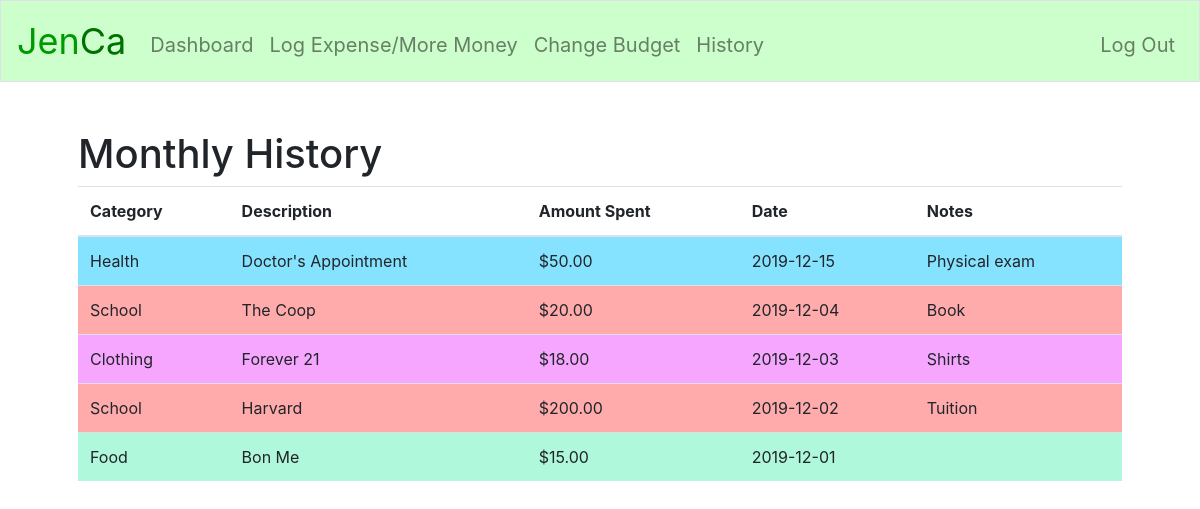
Page /history (signed in) on the committed database.
### tables this page shows
CREATE TABLE 'expenses' (user_id INTEGER NOT NULL, cost INTEGER NOT NULL, description TEXT NOT NULL, category TEXT NOT NULL, 'date'  date NOT NULL  , 'notes' text, FOREIGN KEY (user_id) REFERENCES users(id));

### application.py (the view)
@app.route("/history")
@login_required
def history():
    current_date = datetime.today().date()
    first_day_of_month = current_date.replace(day=1)
    last_day_of_month = current_date.replace(day=monthrange(current_date.year, current_date.month)[1])
    expenses = db.execute(
        "SELECT category, description, cost, date, notes FROM expenses WHERE user_id = ? AND date BETWEEN ? AND ? ORDER BY date DESC;", session["user_id"], first_day_of_month, last_day_of_month)
    history = []
    for i in range(len(expenses)):
        history.append({"category": expenses[i]["category"], "description": expenses[i]["description"],
                        "expense": "$" + '{:,.2f}'.format(expenses[i]["cost"]), "date": expenses[i]["date"], "notes": expenses[i]["notes"]})
    return render_template("history.html", history=history)

### application.py (called while the page is built)
@app.after_request
def after_request(response):
    response.headers["Cache-Control"] = "no-cache, no-store, must-revalidate"
    response.headers["Expires"] = 0
    response.headers["Pragma"] = "no-cache"
    return response

### helpers.py (called while the page is built)
def login_required(f):
    @wraps(f)
    def decorated_function(*args, **kwargs):
        if session.get("user_id") is None:
            return redirect("/login")
        return f(*args, **kwargs)
    return decorated_function

### templates/history.html (shortened to what this page needs)
{% extends "layout.html" %}
{% block main %}
    <h1>Monthly History</h1>
    <table class="table table-striped">
        <thead>
            <tr>
                <th>Category</th>
                <th>Description</th>
                <th>Amount Spent</th>
                <th>Date</th>
                <th>Notes</th>
            </tr>
        </thead>
        {% for i in history %}
            <tr class="colorcode" title="{{i["category"]}}">
                <td>{{ i["category"] }}</td>
                <td>{{ i["description"] }}</td>
                <td>{{ i["expense"] }}</td>
                <td>{{ i["date"] }}</td>
                <td>{{ i["notes"] }}</td>
            </tr>
        {% endfor %}
    </table>
{% endblock %}

### rows in the picture
expenses: category "Health", description "Doctor's Appointment", expense "$50.00", date "2019-12-15", notes "Physical exam"
expenses: category "School", description "The Coop", expense "$20.00", date "2019-12-04", notes "Book"
expenses: category "Clothing", description "Forever 21", expense "$18.00", date "2019-12-03", notes "Shirts"
expenses: category "School", description "Harvard", expense "$200.00", date "2019-12-02", notes "Tuition"
expenses: category "Food", description "Bon Me", expense "$15.00", date "2019-12-01"
